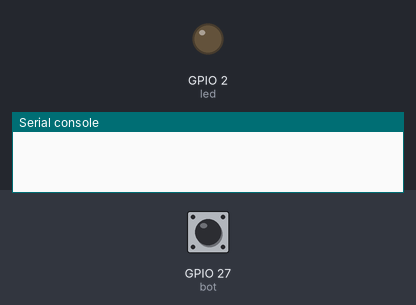
A program run on a simulated ESP32 board running MicroPython. Shown: output pins drawn as LEDs (lit = HIGH), the last lines printed to the serial console. Dashed ring = blinking. The test bench sets the inputs (shaded band); at power-on: GPIO 27 (bot) LOW.

Above: at 1.2 s.
1.3 s: GPIO 27 (bot) pulled HIGH for 0.15 s
At 2.0 s:
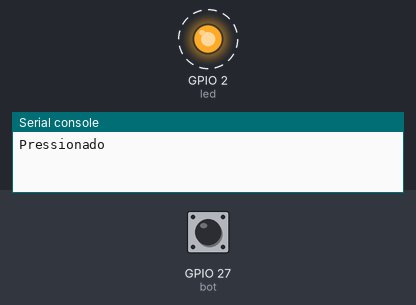
4.4 s: GPIO 27 (bot) pulled HIGH for 1 s
At 5.5 s:
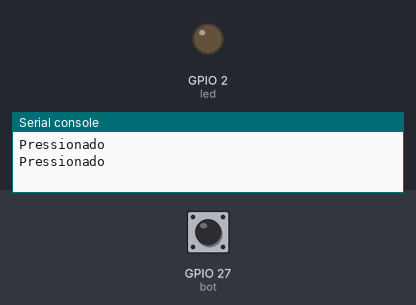
6.9 s: GPIO 27 (bot) pulled HIGH for 3.2 s
At 7.7 s:
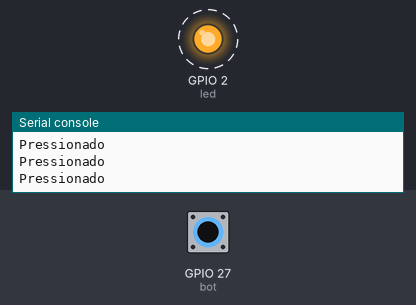
Timing chart, 0 to 17.6 s (numbered marks = the images above; inputs shaded):
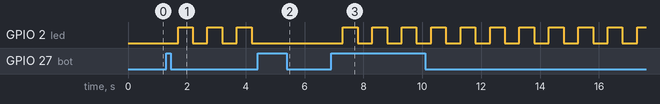

The program:

pres1led.py
```python
from machine import Pin
from time import ticks_ms, sleep_ms

led = Pin(2, Pin.OUT)
bot = Pin(27, Pin.IN, Pin.PULL_DOWN)

estado = False
tAtual = ticks_ms()
b = bAnt = bot()

while True:
    b = bot()  #Atualiza o estado do botão
    if b != bAnt:  #BORDA
        if b:  #b == 1
            print("Pressionado")
            estado = not estado
            sleep_ms(400)
        bAnt = b

    if estado:
        if ticks_ms() - tAtual >= 500:
            led.value(not led.value())      #Hora de mudar o estado
            tAtual = ticks_ms()       #Equivale a led.value()
    
```

Measured:
- after the input at 1.3 s, GPIO 2 (led): alternates HIGH for 0.50 s and LOW for 0.50 s, starting after 0.40 s
- after the input at 4.4 s, GPIO 2 (led): stops changing and stays LOW
- after the input at 6.9 s, GPIO 2 (led): alternates HIGH for 0.50 s and LOW for 0.50 s, starting after 0.40 s
